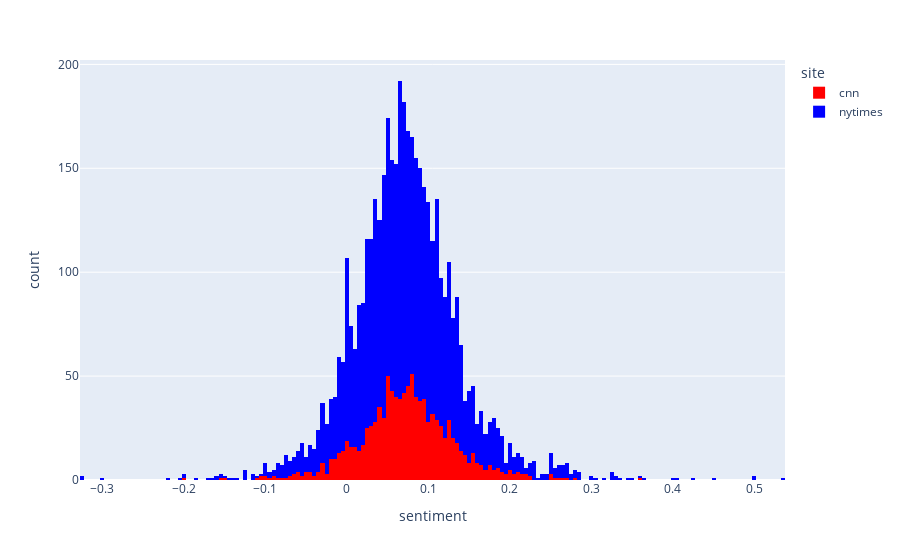

The notebook cell saved with this chart:
### Code cell
px.histogram(articles, x='sentiment', color='site', color_discrete_map=color_map)

### Figure 1 — Plotly figure (JSON) as saved in the notebook; plotly's stock layout.template omitted (floating-point values rounded to 4 significant figures; data arrays with more than 128 entries replaced by an {"elided": "..."} marker saying what was removed)
{"data": [{"alignmentgroup": "True", "bingroup": "x", "hoverlabel": {"namelength": 0}, "hovertemplate": "site=cnn<br>sentiment=%{x}<br>count=%{y}", "legendgroup": "cnn", "marker": {"color": "red"}, "name": "cnn", "offsetgroup": "cnn", "orientation": "v", "showlegend": true, "type": "histogram", "x": {"elided": "1073 float values"}, "xaxis": "x", "yaxis": "y"}, {"alignmentgroup": "True", "bingroup": "x", "hoverlabel": {"namelength": 0}, "hovertemplate": "site=nytimes<br>sentiment=%{x}<br>count=%{y}", "legendgroup": "nytimes", "marker": {"color": "blue"}, "name": "nytimes", "offsetgroup": "nytimes", "orientation": "v", "showlegend": true, "type": "histogram", "x": {"elided": "3452 float values"}, "xaxis": "x", "yaxis": "y"}], "layout": {"barmode": "relative", "legend": {"title": {"text": "site"}, "tracegroupgap": 0}, "margin": {"t": 60}, "xaxis": {"anchor": "y", "domain": [0, 1], "title": {"text": "sentiment"}}, "yaxis": {"anchor": "x", "domain": [0, 1], "title": {"text": "count"}}}}
